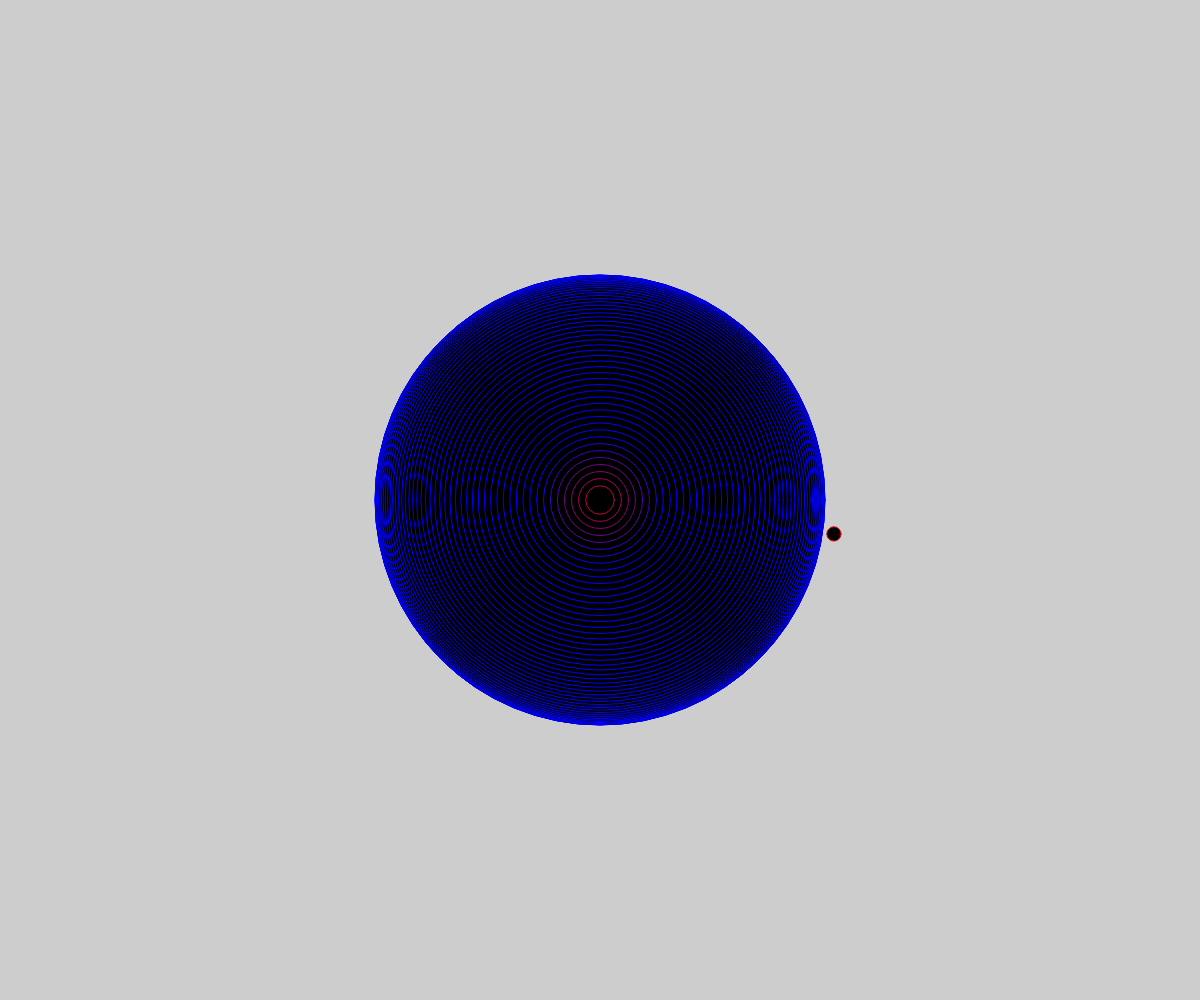
Frame 1 (no input)
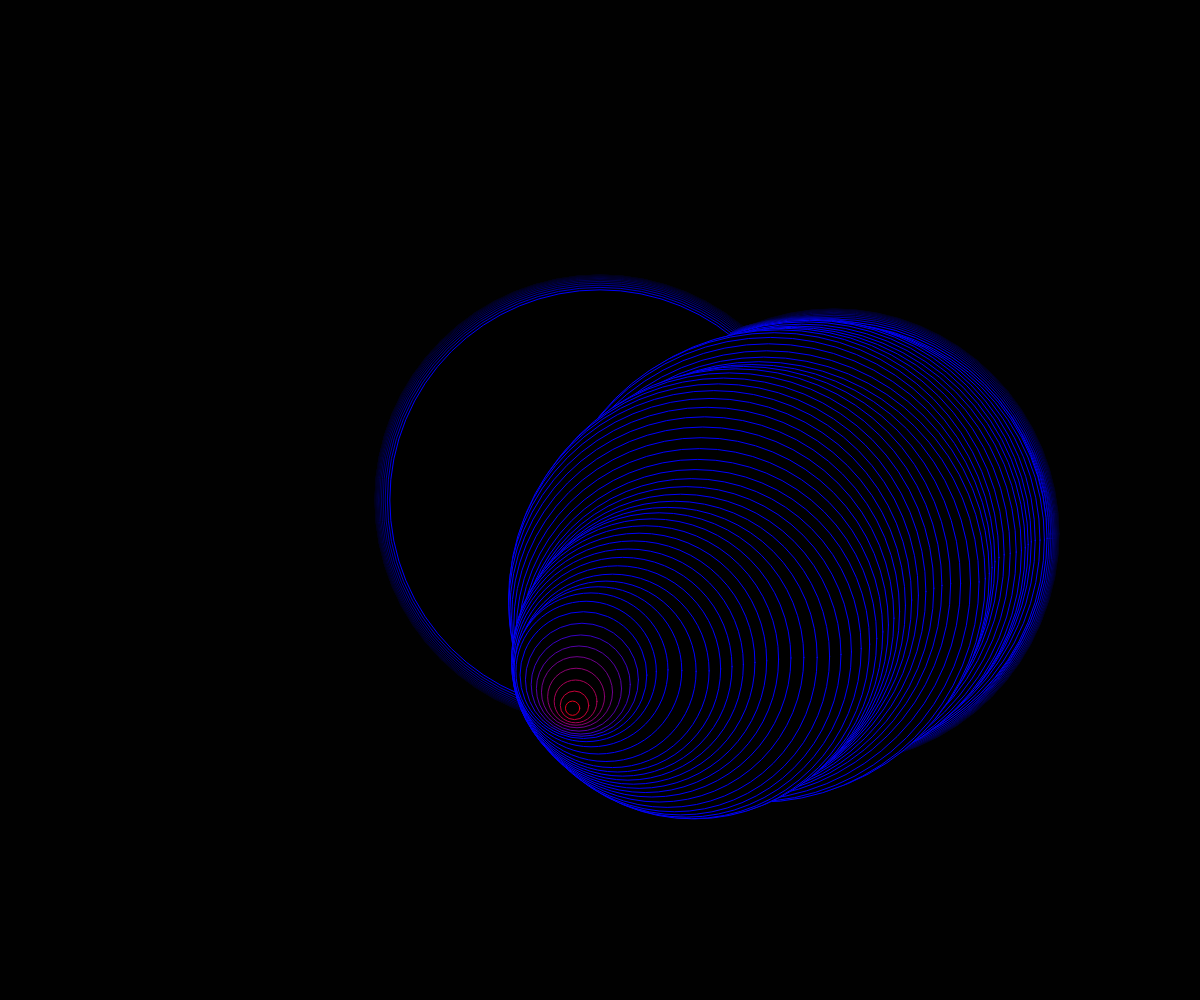
Frame 60 (no input)
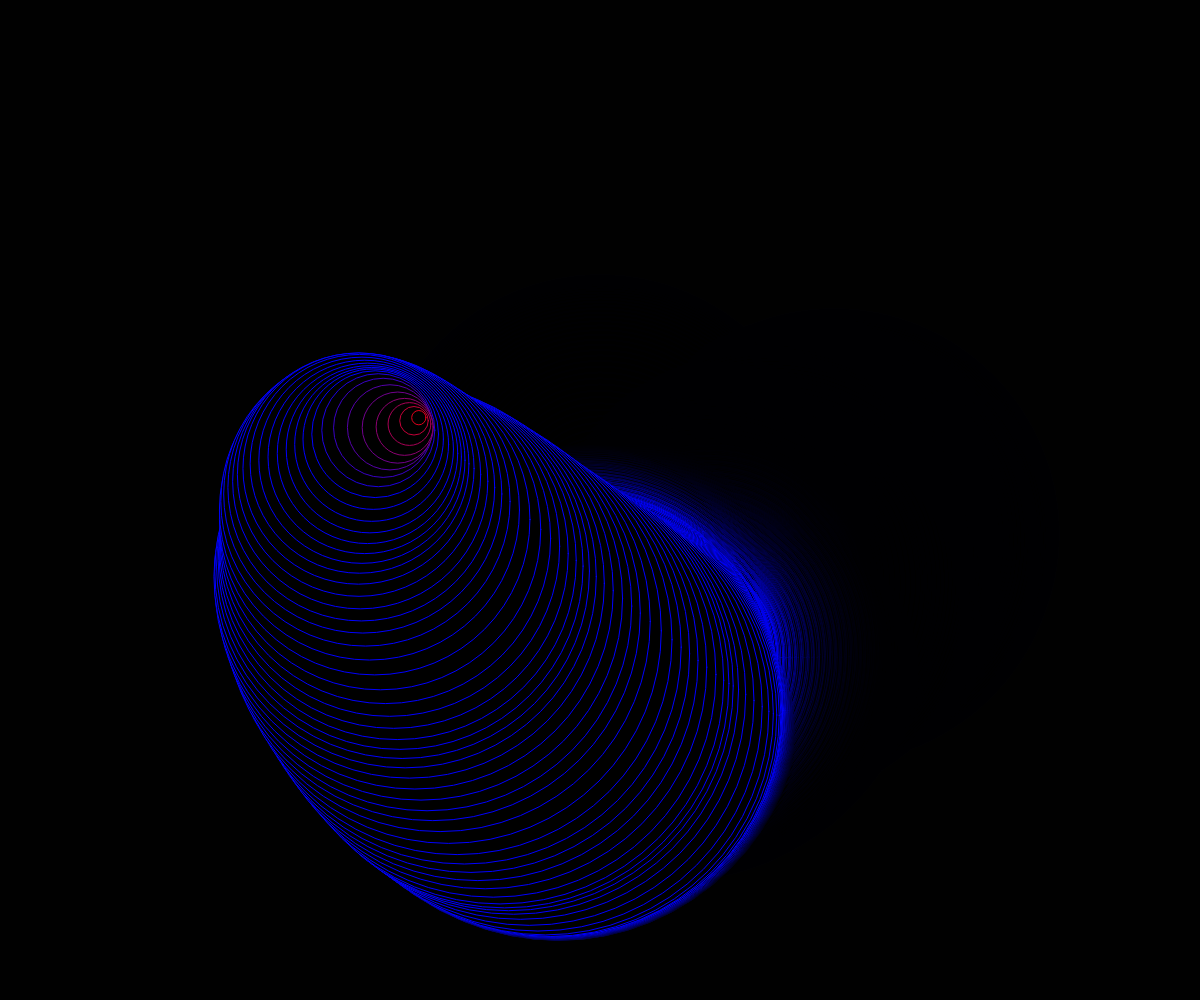
Frame 120 (the mouse pressed at the canvas centre since frame 60)

The p5.js sketch that drew these frames (run headless with seeded random() and noise() and a simulated clock; from frame 60 on, the mouse is pressed at the canvas centre):

// p5.js sketch
// ── sketch.js
var xCoord = [], yCoord = [];

var angle = 0;
var distance = 200;

var numSegments = 100;

function setup() {
  createCanvas(windowWidth, windowHeight);
  for(var i = 0; i < numSegments; i++){
    xCoord[i] = width/2;
    yCoord[i] = height/2;
  }

}

function draw() {
  background(0,50);
  fill(0);

  var xMove = distance*cos(angle) + width/2 + map(noise(angle), 0,1,-100,100);
  var yMove = distance*sin(angle)+height/2 + map(noise(-angle), 0,1,-100,100);

  xCoord[numSegments-1] = xMove;
  yCoord[numSegments-1] = yMove;



  for(var i = 0; i < numSegments; i++){
    xCoord[i] = xCoord[i+1];
    yCoord[i] = yCoord[i+1];

    var diameter = sin(map(i,0,numSegments-1,0,PI)) * 450

    stroke(255-diameter*2, 0 , diameter*2)

    ellipse(xCoord[i], yCoord [i], diameter,diameter)

  }

  angle+=0.03;


}
